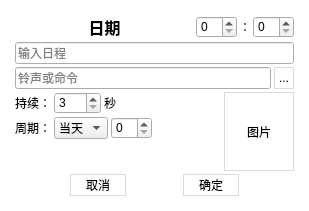
<?xml version="1.0" encoding="UTF-8"?>
<ui version="4.0">
 <class>editor</class>
 <widget class="QWidget" name="editor">
  <property name="geometry">
   <rect>
    <x>0</x>
    <y>0</y>
    <width>309</width>
    <height>205</height>
   </rect>
  </property>
  <property name="windowTitle">
   <string>Form</string>
  </property>
  <property name="styleSheet">
   <string notr="true">#editor{
background-color:white;
} 
QPushButton{
max-height:20px;
padding: 1px 4px 1px 4px;
background-color:white;
border:1px solid #DBDBDB; 
}
QPushButton:hover{
border:1px solid #5af;
color:#39f; 
} 

#img{
min-height:75px;
min-width:60px;
max-height:75px;
max-width:60px;

padding: 1px 4px 1px 4px;
background-color:white;
border:1px solid #DBDBDB; }</string>
  </property>
  <layout class="QVBoxLayout" name="verticalLayout">
   <item>
    <layout class="QVBoxLayout" name="verticalLayout_13">
     <property name="spacing">
      <number>3</number>
     </property>
     <property name="leftMargin">
      <number>4</number>
     </property>
     <property name="topMargin">
      <number>4</number>
     </property>
     <property name="rightMargin">
      <number>4</number>
     </property>
     <property name="bottomMargin">
      <number>4</number>
     </property>
     <item>
      <layout class="QHBoxLayout" name="horizontalLayout_10">
       <property name="spacing">
        <number>2</number>
       </property>
       <item>
        <widget class="QLabel" name="date">
         <property name="sizePolicy">
          <sizepolicy hsizetype="Expanding" vsizetype="Preferred">
           <horstretch>0</horstretch>
           <verstretch>0</verstretch>
          </sizepolicy>
         </property>
         <property name="font">
          <font>
           <pointsize>12</pointsize>
           <weight>75</weight>
           <bold>true</bold>
          </font>
         </property>
         <property name="text">
          <string>日期</string>
         </property>
         <property name="alignment">
          <set>Qt::AlignCenter</set>
         </property>
        </widget>
       </item>
       <item>
        <widget class="QSpinBox" name="hour">
         <property name="prefix">
          <string/>
         </property>
         <property name="maximum">
          <number>23</number>
         </property>
        </widget>
       </item>
       <item>
        <widget class="QLabel" name="label_2">
         <property name="text">
          <string>：</string>
         </property>
        </widget>
       </item>
       <item>
        <widget class="QSpinBox" name="min">
         <property name="suffix">
          <string/>
         </property>
         <property name="maximum">
          <number>59</number>
         </property>
        </widget>
       </item>
      </layout>
     </item>
     <item>
      <widget class="QLineEdit" name="note">
       <property name="placeholderText">
        <string>输入日程</string>
       </property>
      </widget>
     </item>
     <item>
      <layout class="QHBoxLayout" name="horizontalLayout">
       <item>
        <widget class="QLineEdit" name="mp3_cmd">
         <property name="sizePolicy">
          <sizepolicy hsizetype="Expanding" vsizetype="Fixed">
           <horstretch>0</horstretch>
           <verstretch>0</verstretch>
          </sizepolicy>
         </property>
         <property name="placeholderText">
          <string>铃声或命令</string>
         </property>
        </widget>
       </item>
       <item>
        <widget class="QPushButton" name="findfile">
         <property name="sizePolicy">
          <sizepolicy hsizetype="Fixed" vsizetype="Fixed">
           <horstretch>0</horstretch>
           <verstretch>0</verstretch>
          </sizepolicy>
         </property>
         <property name="maximumSize">
          <size>
           <width>30</width>
           <height>24</height>
          </size>
         </property>
         <property name="toolTip">
          <string>浏览文件</string>
         </property>
         <property name="text">
          <string>...</string>
         </property>
        </widget>
       </item>
      </layout>
     </item>
     <item>
      <layout class="QHBoxLayout" name="horizontalLayout_4">
       <item>
        <layout class="QVBoxLayout" name="verticalLayout_2">
         <item>
          <layout class="QHBoxLayout" name="horizontalLayout_2">
           <item>
            <widget class="QLabel" name="label_9">
             <property name="text">
              <string>持续：</string>
             </property>
            </widget>
           </item>
           <item>
            <widget class="QSpinBox" name="playtime">
             <property name="minimum">
              <number>3</number>
             </property>
             <property name="maximum">
              <number>600</number>
             </property>
            </widget>
           </item>
           <item>
            <widget class="QLabel" name="label_10">
             <property name="text">
              <string>秒</string>
             </property>
            </widget>
           </item>
           <item>
            <spacer name="horizontalSpacer_3">
             <property name="orientation">
              <enum>Qt::Horizontal</enum>
             </property>
             <property name="sizeHint" stdset="0">
              <size>
               <width>40</width>
               <height>20</height>
              </size>
             </property>
            </spacer>
           </item>
          </layout>
         </item>
         <item>
          <layout class="QHBoxLayout" name="horizontalLayout_3">
           <item>
            <widget class="QLabel" name="label">
             <property name="text">
              <string>周期：</string>
             </property>
            </widget>
           </item>
           <item>
            <widget class="QComboBox" name="type">
             <item>
              <property name="text">
               <string>当天</string>
              </property>
             </item>
             <item>
              <property name="text">
               <string>每年</string>
              </property>
             </item>
             <item>
              <property name="text">
               <string>每月</string>
              </property>
             </item>
             <item>
              <property name="text">
               <string>数日</string>
              </property>
             </item>
            </widget>
           </item>
           <item>
            <widget class="QSpinBox" name="per"/>
           </item>
           <item>
            <spacer name="horizontalSpacer">
             <property name="orientation">
              <enum>Qt::Horizontal</enum>
             </property>
             <property name="sizeHint" stdset="0">
              <size>
               <width>40</width>
               <height>20</height>
              </size>
             </property>
            </spacer>
           </item>
          </layout>
         </item>
         <item>
          <spacer name="verticalSpacer">
           <property name="orientation">
            <enum>Qt::Vertical</enum>
           </property>
           <property name="sizeHint" stdset="0">
            <size>
             <width>20</width>
             <height>40</height>
            </size>
           </property>
          </spacer>
         </item>
        </layout>
       </item>
       <item>
        <widget class="QPushButton" name="img">
         <property name="text">
          <string>图片</string>
         </property>
         <property name="iconSize">
          <size>
           <width>60</width>
           <height>75</height>
          </size>
         </property>
         <property name="autoRepeat">
          <bool>false</bool>
         </property>
         <property name="autoExclusive">
          <bool>false</bool>
         </property>
        </widget>
       </item>
      </layout>
     </item>
     <item>
      <layout class="QHBoxLayout" name="horizontalLayout_13">
       <property name="spacing">
        <number>2</number>
       </property>
       <item>
        <spacer name="horizontalSpacer_6">
         <property name="orientation">
          <enum>Qt::Horizontal</enum>
         </property>
         <property name="sizeHint" stdset="0">
          <size>
           <width>40</width>
           <height>20</height>
          </size>
         </property>
        </spacer>
       </item>
       <item>
        <widget class="QPushButton" name="cancel">
         <property name="sizePolicy">
          <sizepolicy hsizetype="Expanding" vsizetype="Fixed">
           <horstretch>0</horstretch>
           <verstretch>0</verstretch>
          </sizepolicy>
         </property>
         <property name="text">
          <string>取消</string>
         </property>
        </widget>
       </item>
       <item>
        <spacer name="horizontalSpacer_2">
         <property name="orientation">
          <enum>Qt::Horizontal</enum>
         </property>
         <property name="sizeHint" stdset="0">
          <size>
           <width>40</width>
           <height>20</height>
          </size>
         </property>
        </spacer>
       </item>
       <item>
        <widget class="QPushButton" name="ok">
         <property name="sizePolicy">
          <sizepolicy hsizetype="Expanding" vsizetype="Fixed">
           <horstretch>0</horstretch>
           <verstretch>0</verstretch>
          </sizepolicy>
         </property>
         <property name="text">
          <string>确定</string>
         </property>
        </widget>
       </item>
       <item>
        <spacer name="horizontalSpacer_4">
         <property name="orientation">
          <enum>Qt::Horizontal</enum>
         </property>
         <property name="sizeHint" stdset="0">
          <size>
           <width>40</width>
           <height>20</height>
          </size>
         </property>
        </spacer>
       </item>
      </layout>
     </item>
    </layout>
   </item>
  </layout>
 </widget>
 <resources/>
 <connections/>
</ui>
